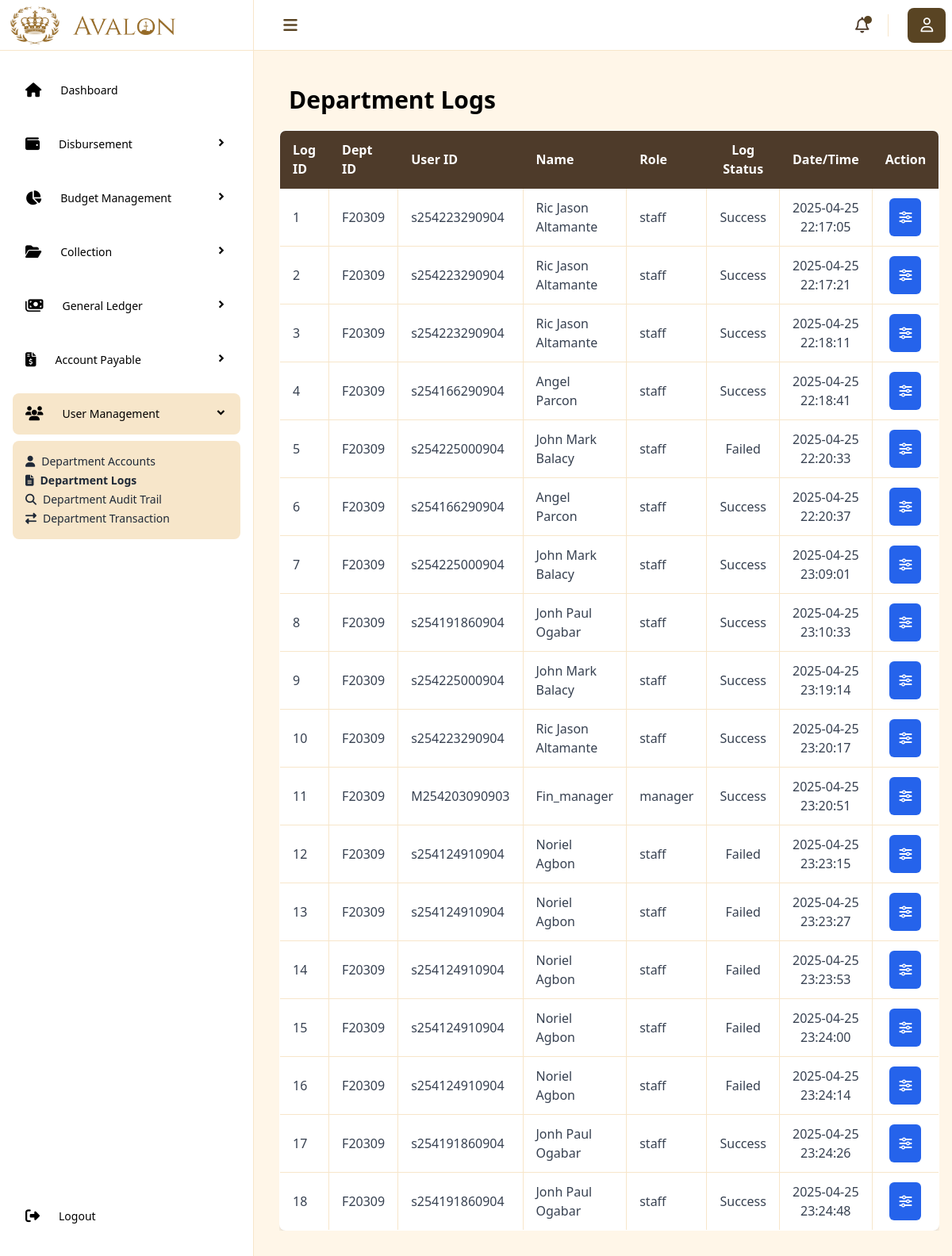
The app's page /User_Management/Department_Logs.php with its own data.
### tables this page shows
CREATE TABLE `department_log_history` (
  `Dept_Log_ID` int(11) NOT NULL,
  `Department_ID` varchar(50) DEFAULT NULL,
  `User_LogID` int(11) DEFAULT NULL,
  `User_ID` varchar(50) DEFAULT NULL,
  `Failure_reason` varchar(255) DEFAULT NULL,
  `Log_Status` varchar(50) DEFAULT NULL,
  `Log_Date_Time` varchar(100) DEFAULT NULL,
  `Role` varchar(50) DEFAULT NULL,
  `Name` text DEFAULT NULL,
  `Attempt_type` varchar(100) DEFAULT NULL,
  `Attempt_count` int(11) DEFAULT NULL,
  `Cooldown_until` varchar(100) DEFAULT NULL
);

### User_Management/Department_Logs.php (the view, shortened to what this page needs)
<?php
$db_name = "fin_usm";
$db = new Database();
$connection = $db->connect($db_name);
$query = "SELECT Dept_Log_ID, Department_ID, User_ID, Name, Role, Log_Status, Log_Date_Time FROM `department_log_history`";
$result = mysqli_query($connection, $query);
?>
<!DOCTYPE html>
<html lang="en">
<head>
    <?php include('../includes/head.php'); ?>
</head>
<body class="flex min-h-screen w-full bg-[#FFF6E8]">
    <?php include('../includes/sidebar.php'); ?>
    <div id="main-content" class="main w-full md:ml-[320px] transition-all duration-300">
        <?php include('../includes/navbar.php'); ?>
        <main class="px-8 py-8 flex-1">
            <h3 class="text-3xl p-3 font-bold">Department Logs</h3>
            <div class="w-full">
                <div class="mt-2 overflow-x-auto">
                    <table class="min-w-full bg-white rounded-lg overflow-hidden shadow-md border border-[#4E3B2A] table-auto">
                        <thead class="bg-[#4E3B2A] text-white">
                            <tr>
                                <th class="py-3 px-4 text-left border border-[#4E3B2A]">Log ID</th>
                                <th class="py-3 px-4 text-left border border-[#4E3B2A]">Dept ID</th>
                                <th class="py-3 px-4 text-left border border-[#4E3B2A]">User ID</th>
                                <th class="py-3 px-4 text-left border border-[#4E3B2A]">Name</th>
                                <th class="py-3 px-4 text-left border border-[#4E3B2A]">Role</th>
                                <th class="py-3 px-4 text-center border border-[#4E3B2A]">Log Status</th>
                                <th class="py-3 px-4 text-center border border-[#4E3B2A]">Date/Time</th>
                                <th class="py-3 px-4 text-center border border-[#4E3B2A]">Action</th>
                            </tr>
                        </thead>
                        <tbody id="dataRows" class="text-gray-700">
                            <?php if ($result && mysqli_num_rows($result) > 0) : ?>
                                <?php while($row = mysqli_fetch_assoc($result)) : ?>
                                    <tr class="border-b border-[#F7E6CA] hover:bg-gray-100">
                                        <td class="py-3 px-4 border border-[#F7E6CA]"><?php echo htmlspecialchars($row['Dept_Log_ID']); ?></td>
                                        <td class="py-3 px-4 border border-[#F7E6CA]"><?php echo htmlspecialchars($row['Department_ID']); ?></td>
                                        <td class="py-3 px-4 border border-[#F7E6CA]"><?php echo htmlspecialchars($row['User_ID']); ?></td>
                                        <td class="py-3 px-4 border border-[#F7E6CA]"><?php echo htmlspecialchars($row['Name']); ?></td>
                                        <td class="py-3 px-4 border border-[#F7E6CA]"><?php echo htmlspecialchars($row['Role']); ?></td>
                                        <td class="py-3 px-4 text-center border border-[#F7E6CA]"><?php echo htmlspecialchars($row['Log_Status']); ?></td>
                                        <td class="py-3 px-4 text-center border border-[#F7E6CA]"><?php echo htmlspecialchars($row['Log_Date_Time']); ?></td>
                                        <td class="py-3 px-4 text-center border border-[#F7E6CA]">
                                            <button
                                                class="manage-button bg-blue-600 text-white p-3 rounded-md"
                                                data-modal-toggle="combinedModal"
                                                data-log-id="<?php echo htmlspecialchars($row['Dept_Log_ID']); ?>"
                                                data-log-status="<?php echo htmlspecialchars($row['Log_Status']); ?>">
                                                <i class="fa-solid fa-sliders"></i>
                                            </button>
                                        </td>
                                    </tr>
                                <?php endwhile; ?>
                            <?php else : ?>
                                <tr>
                                    <td colspan="8" class="py-3 px-4 text-center text-gray-700">No records found</td>
                                </tr>
                            <?php endif; ?>
                        </tbody>
                    </table>
                </div>
            </div>
        </main>
    </div>
</body>
</html>

### records on screen
department_log_history: Dept_Log_ID "1", Department_ID "F20309", User_ID "s254223290904", Name "Ric Jason Altamante", Role "staff", Log_Status "Success", Log_Date_Time "2025-04-25 22:17:05"
department_log_history: Dept_Log_ID "2", Department_ID "F20309", User_ID "s254223290904", Name "Ric Jason Altamante", Role "staff", Log_Status "Success", Log_Date_Time "2025-04-25 22:17:21"
department_log_history: Dept_Log_ID "3", Department_ID "F20309", User_ID "s254223290904", Name "Ric Jason Altamante", Role "staff", Log_Status "Success", Log_Date_Time "2025-04-25 22:18:11"
department_log_history: Dept_Log_ID "4", Department_ID "F20309", User_ID "s254166290904", Name "Angel Parcon", Role "staff", Log_Status "Success", Log_Date_Time "2025-04-25 22:18:41"
department_log_history: Dept_Log_ID "5", Department_ID "F20309", User_ID "s254225000904", Name "John Mark Balacy", Role "staff", Log_Status "Failed", Log_Date_Time "2025-04-25 22:20:33"
department_log_history: Dept_Log_ID "6", Department_ID "F20309", User_ID "s254166290904", Name "Angel Parcon", Role "staff", Log_Status "Success", Log_Date_Time "2025-04-25 22:20:37"
department_log_history: Dept_Log_ID "7", Department_ID "F20309", User_ID "s254225000904", Name "John Mark Balacy", Role "staff", Log_Status "Success", Log_Date_Time "2025-04-25 23:09:01"
department_log_history: Dept_Log_ID "8", Department_ID "F20309", User_ID "s254191860904", Name "Jonh Paul Ogabar", Role "staff", Log_Status "Success", Log_Date_Time "2025-04-25 23:10:33"
department_log_history: Dept_Log_ID "9", Department_ID "F20309", User_ID "s254225000904", Name "John Mark Balacy", Role "staff", Log_Status "Success", Log_Date_Time "2025-04-25 23:19:14"
department_log_history: Dept_Log_ID "10", Department_ID "F20309", User_ID "s254223290904", Name "Ric Jason Altamante", Role "staff", Log_Status "Success", Log_Date_Time "2025-04-25 23:20:17"
department_log_history: Dept_Log_ID "11", Department_ID "F20309", User_ID "M254203090903", Name "Fin_manager", Role "manager", Log_Status "Success", Log_Date_Time "2025-04-25 23:20:51"
department_log_history: Dept_Log_ID "12", Department_ID "F20309", User_ID "s254124910904", Name "Noriel Agbon", Role "staff", Log_Status "Failed", Log_Date_Time "2025-04-25 23:23:15"
department_log_history: Dept_Log_ID "13", Department_ID "F20309", User_ID "s254124910904", Name "Noriel Agbon", Role "staff", Log_Status "Failed", Log_Date_Time "2025-04-25 23:23:27"
department_log_history: Dept_Log_ID "14", Department_ID "F20309", User_ID "s254124910904", Name "Noriel Agbon", Role "staff", Log_Status "Failed", Log_Date_Time "2025-04-25 23:23:53"
department_log_history: Dept_Log_ID "15", Department_ID "F20309", User_ID "s254124910904", Name "Noriel Agbon", Role "staff", Log_Status "Failed", Log_Date_Time "2025-04-25 23:24:00"
department_log_history: Dept_Log_ID "16", Department_ID "F20309", User_ID "s254124910904", Name "Noriel Agbon", Role "staff", Log_Status "Failed", Log_Date_Time "2025-04-25 23:24:14"
department_log_history: Dept_Log_ID "17", Department_ID "F20309", User_ID "s254191860904", Name "Jonh Paul Ogabar", Role "staff", Log_Status "Success", Log_Date_Time "2025-04-25 23:24:26"
department_log_history: Dept_Log_ID "18", Department_ID "F20309", User_ID "s254191860904", Name "Jonh Paul Ogabar", Role "staff", Log_Status "Success", Log_Date_Time "2025-04-25 23:24:48"

### other values on screen
str_replace('_', ' ', $moduleName) "Disbursement"
str_replace('_', ' ', $moduleName) "Budget Management"
str_replace('_', ' ', $moduleName) "Collection"
str_replace('_', ' ', $moduleName) "General Ledger"
str_replace('_', ' ', $moduleName) "Account Payable"
str_replace('_', ' ', $moduleName) "User Management"
$data['name'] "Department Accounts"
$data['name'] "Department Logs"
$data['name'] "Department Audit Trail"
$data['name'] "Department Transaction"
